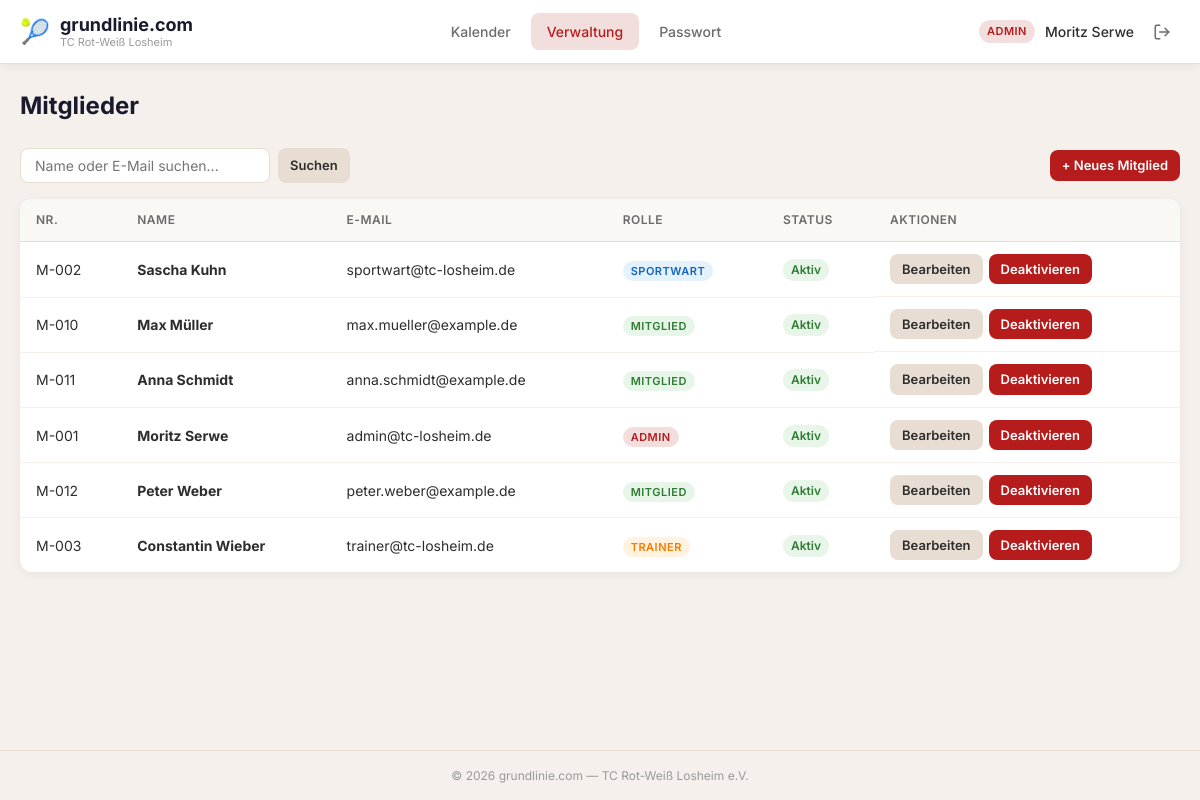
Screenshot of /admin/mitglieder (signed in) with the database file from the repository.
### app/models.py (models this page shows, shortened)
class User(UserMixin, db.Model):
    __tablename__ = 'users'
    id = db.Column(db.Integer, primary_key=True)
    email = db.Column(db.String(120), unique=True, nullable=False)
    password_hash = db.Column(db.String(256), nullable=False)
    first_name = db.Column(db.String(80), nullable=False)
    last_name = db.Column(db.String(80), nullable=False)
    role = db.Column(db.String(20), nullable=False, default='mitglied')
    member_number = db.Column(db.String(20), unique=True, nullable=True)
    phone = db.Column(db.String(30), nullable=True)
    is_active = db.Column(db.Boolean, default=True)
    no_show_count = db.Column(db.Integer, default=0)
    blocked_until = db.Column(db.DateTime, nullable=True)
    created_at = db.Column(db.DateTime, default=datetime.utcnow)
    updated_at = db.Column(db.DateTime, default=datetime.utcnow, onupdate=datetime.utcnow)
    bookings = db.relationship('Booking', backref='user', lazy='dynamic')
    @property
    def full_name(self):
        return f'{self.first_name} {self.last_name}'
    def is_admin(self):
        return self.role == 'admin'

### app/admin/routes.py (the view, shortened to what this page needs)
@admin_bp.route('/mitglieder')
@login_required
@admin_required
def members_list():
    search = request.args.get('q', '').strip()
    query = User.query.order_by(User.last_name, User.first_name)
    members = query.all()
    return render_template('admin/members.html', members=members, search=search)

### app/admin/routes.py (called while the page is built)
def admin_required(f):
    @wraps(f)
    def decorated(*args, **kwargs):
        if not current_user.is_authenticated:
            return redirect(url_for('auth.login'))
        if current_user.role not in ('admin', 'sportwart'):
            flash('Keine Berechtigung.', 'error')
            return redirect(url_for('booking.calendar_view'))
        return f(*args, **kwargs)
    return decorated

### app/templates/admin/members.html (shortened to what this page needs)
{% extends "base.html" %}
{% block content %}
<h1 class="page-title">Mitglieder</h1>
<div class="toolbar">
    <form method="GET" style="display:flex; gap:8px;">
        <input type="text" name="q" value="{{ search }}" placeholder="Name oder E-Mail suchen..." class="toolbar-search">
        <button type="submit" class="btn btn-secondary btn-sm">Suchen</button>
    </form>
    <a href="{{ url_for('admin.member_create') }}" class="btn btn-primary btn-sm">+ Neues Mitglied</a>
</div>
<div class="data-table-wrapper">
    <table class="data-table">
        <thead>
            <tr>
                <th>Nr.</th>
                <th>Name</th>
                <th>E-Mail</th>
                <th>Rolle</th>
                <th>Status</th>
                <th>Aktionen</th>
            </tr>
        </thead>
        <tbody>
            {% for m in members %}
            <tr>
                <td>{{ m.member_number or '–' }}</td>
                <td><strong>{{ m.full_name }}</strong></td>
                <td>{{ m.email }}</td>
                <td><span class="user-badge role-{{ m.role }}">{{ m.role|capitalize }}</span></td>
                <td>
                    {% if m.is_active %}
                    <span class="status-badge status-confirmed">Aktiv</span>
                    {% else %}
                    <span class="status-badge status-cancelled">Inaktiv</span>
                    {% endif %}
                </td>
                <td style="display:flex; gap:6px;">
                    <a href="{{ url_for('admin.member_edit', user_id=m.id) }}" class="btn btn-secondary btn-sm">Bearbeiten</a>
                    <form method="POST" action="{{ url_for('admin.member_toggle', user_id=m.id) }}" style="display:inline;">
                        <button type="submit" class="btn btn-sm {% if m.is_active %}btn-danger{% else %}btn-success{% endif %}">
                            {{ 'Deaktivieren' if m.is_active else 'Aktivieren' }}
                        </button>
                    </form>
                </td>
            </tr>
            {% endfor %}
        </tbody>
    </table>
</div>
{% endblock %}

### app/templates/base.html (shortened to what this page needs)
<!DOCTYPE html>
<html lang="de">
<head>
    <link rel="stylesheet" href="{{ url_for('static', filename='css/style.css') }}">
</head>
<body>
    <header class="header">
        <div class="header-inner">
            <a href="{{ url_for('booking.calendar_view') }}" class="header-brand">
                <span class="brand-icon">🎾</span>
                <div class="brand-text">
                    <span class="brand-name">grundlinie.com</span>
                    <span class="brand-sub">TC Rot-Weiß Losheim</span>
                </div>
            </a>
            {% if current_user.is_authenticated %}
            <nav class="header-nav" id="main-nav">
                <a href="{{ url_for('booking.calendar_view') }}" class="nav-link {% if request.endpoint == 'booking.calendar_view' %}active{% endif %}">
                    Kalender
                </a>
                {% if current_user.is_admin() or current_user.is_sportwart() %}
                <a href="{{ url_for('admin.dashboard') }}" class="nav-link {% if request.endpoint and request.endpoint.startswith('admin.') %}active{% endif %}">
                    Verwaltung
                </a>
                {% endif %}
                <a href="{{ url_for('auth.change_password') }}" class="nav-link {% if request.endpoint == 'auth.change_password' %}active{% endif %}">
                    Passwort
                </a>
            </nav>
            <div class="header-user">
                <span class="user-badge role-{{ current_user.role }}">{{ current_user.role|capitalize }}</span>
                <span class="user-name">{{ current_user.full_name }}</span>
                <a href="{{ url_for('auth.logout') }}" class="btn-logout" title="Abmelden">
                    <svg width="18" height="18" viewBox="0 0 24 24" fill="none" stroke="currentColor" stroke-width="2" stroke-linecap="round" stroke-linejoin="round">
                        <path d="M9 21H5a2 2 0 0 1-2-2V5a2 2 0 0 1 2-2h4"/><polyline points="16 17 21 12 16 7"/><line x1="21" y1="12" x2="9" y2="12"/>
                    </svg>
                </a>
            </div>
            {% endif %}
        </div>
    </header>
    <main class="main">
        {% block content %}{% endblock %}
    </main>
    <footer class="footer">
        <span>&copy; {{ now().year if now is defined else '2026' }} grundlinie.com — TC Rot-Weiß Losheim e.V.</span>
    </footer>
</body>
</html>

### rows the page displays
User: role "ADMIN", full_name "Moritz Serwe", member_number "M-001", email "admin@tc-losheim.de", shows "Aktiv", is_active "Deaktivieren"
User: member_number "M-002", full_name "Sascha Kuhn", email "sportwart@tc-losheim.de", role "SPORTWART", shows "Aktiv", is_active "Deaktivieren"
User: member_number "M-010", full_name "Max Müller", email "max.mueller@example.de", role "MITGLIED", shows "Aktiv", is_active "Deaktivieren"
User: member_number "M-011", full_name "Anna Schmidt", email "anna.schmidt@example.de", role "MITGLIED", shows "Aktiv", is_active "Deaktivieren"
User: member_number "M-012", full_name "Peter Weber", email "peter.weber@example.de", role "MITGLIED", shows "Aktiv", is_active "Deaktivieren"
User: member_number "M-003", full_name "Constantin Wieber", email "trainer@tc-losheim.de", role "TRAINER", shows "Aktiv", is_active "Deaktivieren"
